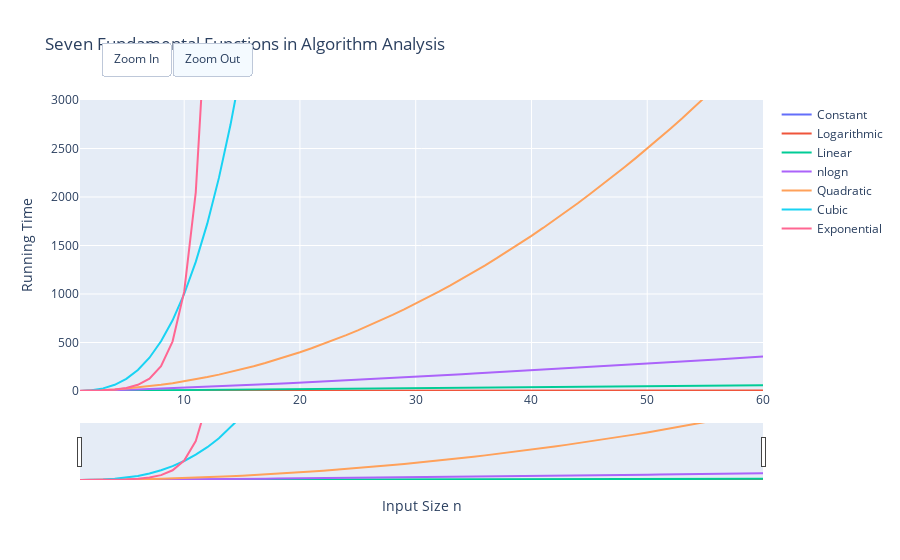

This figure's notebook cell:
### Markdown cell above
## Comparing Growth Rates

These are the seven fundemental functions used in algorithm analysis.

|Constant|Logarithm|Linear|nlogn   |Quadratic|Cubic|Exponential|
|--------|---------|------|--------|---------|-----|-----------|
|$1$     |$logn$ |$n$   |$nlogn$   |$n^2$    |$n^3$|$a^n$      |

* Data structure operations ideally should run in times proportional to the *constant* or *logarithm* function.

* Algorithms should run in linear or *nlogn* time.

* Algorithms with *quadratic* and *cubic* run times are much less practical.

* Algorithms with *exponential* run times are mostly infeasible for all but the smallest input sizes.

Note (1): $n$ is the number of elements

Note (2): $logn$ will always be assumed to have a base of $2$

Note (3): Assume $a > 1$

### Code cell
import plotly.graph_objects as go
import numpy as np

n = np.arange(1, 61, 1)
growth_dict = {
    'Constant': np.ones(n.shape),
    'Logarithmic': np.log2(n),
    'Linear': n,
    'nlogn': n*np.log2(n),
    'Quadratic': n**2,
    'Cubic': n**3,
    'Exponential': 2**n    # Here a = 2
}

labels = list(growth_dict.keys())
functions = list(growth_dict.values())

# Create figure
fig = go.Figure()
    
for i in range(len(labels)):
    fig.add_trace(go.Scatter(x=n, y=functions[i], name=labels[i], mode="lines"))
              
fig.update_layout(
    title_text="Seven Fundamental Functions in Algorithm Analysis",
    xaxis=dict(title="Input Size n", rangeslider=dict(visible=True), range=[1, 61]),
    yaxis=dict(title="Running Time", range=[0, 30])
)

fig.update_layout(
    updatemenus=[
        dict(
            type="buttons",
            direction="right",
            active=0,
            x=0.25,
            y=1.2,
            buttons=list([
                dict(label="Zoom In",
                     method="update",
                     args=[{"visible": True},
                           {"yaxis": dict(range=[0, 30], title="Running Time")}]),
                dict(label="Zoom Out", # Zoom out to see how bad exponential running time is 
                     method="update",
                     args=[{"visible": True},
                           {"yaxis": dict(range=[0, 3000], title="Running Time")}])
            ]),
        )
    ]
)

fig.show()

### Figure 1 — Plotly figure (JSON) as saved in the notebook; plotly's stock layout.template omitted (floating-point values rounded to 4 significant figures)
{"data": [{"mode": "lines", "name": "Constant", "type": "scatter", "visible": true, "x": [1, 2, 3, 4, 5, 6, 7, 8, 9, 10, 11, 12, 13, 14, 15, 16, 17, 18, 19, 20, 21, 22, 23, 24, 25, 26, 27, 28, 29, 30, 31, 32, 33, 34, 35, 36, 37, 38, 39, 40, 41, 42, 43, 44, 45, 46, 47, 48, 49, 50, 51, 52, 53, 54, 55, 56, 57, 58, 59, 60], "y": [1, 1, 1, 1, 1, 1, 1, 1, 1, 1, 1, 1, 1, 1, 1, 1, 1, 1, 1, 1, 1, 1, 1, 1, 1, 1, 1, 1, 1, 1, 1, 1, 1, 1, 1, 1, 1, 1, 1, 1, 1, 1, 1, 1, 1, 1, 1, 1, 1, 1, 1, 1, 1, 1, 1, 1, 1, 1, 1, 1]}, {"mode": "lines", "name": "Logarithmic", "type": "scatter", "visible": true, "x": [1, 2, 3, 4, 5, 6, 7, 8, 9, 10, 11, 12, 13, 14, 15, 16, 17, 18, 19, 20, 21, 22, 23, 24, 25, 26, 27, 28, 29, 30, 31, 32, 33, 34, 35, 36, 37, 38, 39, 40, 41, 42, 43, 44, 45, 46, 47, 48, 49, 50, 51, 52, 53, 54, 55, 56, 57, 58, 59, 60], "y": [0, 1, 1.585, 2, 2.322, 2.585, 2.807, 3, 3.17, 3.322, 3.459, 3.585, 3.7, 3.807, 3.907, 4, 4.087, 4.17, 4.248, 4.322, 4.392, 4.459, 4.524, 4.585, 4.644, 4.7, 4.755, 4.807, 4.858, 4.907, 4.954, 5, 5.044, 5.087, 5.129, 5.17, 5.209, 5.248, 5.285, 5.322, 5.358, 5.392, 5.426, 5.459, 5.492, 5.524, 5.555, 5.585, 5.615, 5.644, 5.672, 5.7, 5.728, 5.755, 5.781, 5.807, 5.833, 5.858, 5.883, 5.907]}, {"mode": "lines", "name": "Linear", "type": "scatter", "visible": true, "x": [1, 2, 3, 4, 5, 6, 7, 8, 9, 10, 11, 12, 13, 14, 15, 16, 17, 18, 19, 20, 21, 22, 23, 24, 25, 26, 27, 28, 29, 30, 31, 32, 33, 34, 35, 36, 37, 38, 39, 40, 41, 42, 43, 44, 45, 46, 47, 48, 49, 50, 51, 52, 53, 54, 55, 56, 57, 58, 59, 60], "y": [1, 2, 3, 4, 5, 6, 7, 8, 9, 10, 11, 12, 13, 14, 15, 16, 17, 18, 19, 20, 21, 22, 23, 24, 25, 26, 27, 28, 29, 30, 31, 32, 33, 34, 35, 36, 37, 38, 39, 40, 41, 42, 43, 44, 45, 46, 47, 48, 49, 50, 51, 52, 53, 54, 55, 56, 57, 58, 59, 60]}, {"mode": "lines", "name": "nlogn", "type": "scatter", "visible": true, "x": [1, 2, 3, 4, 5, 6, 7, 8, 9, 10, 11, 12, 13, 14, 15, 16, 17, 18, 19, 20, 21, 22, 23, 24, 25, 26, 27, 28, 29, 30, 31, 32, 33, 34, 35, 36, 37, 38, 39, 40, 41, 42, 43, 44, 45, 46, 47, 48, 49, 50, 51, 52, 53, 54, 55, 56, 57, 58, 59, 60], "y": [0, 2, 4.755, 8, 11.61, 15.51, 19.65, 24, 28.53, 33.22, 38.05, 43.02, 48.11, 53.3, 58.6, 64, 69.49, 75.06, 80.71, 86.44, 92.24, 98.11, 104.0, 110.0, 116.1, 122.2, 128.4, 134.6, 140.9, 147.2, 153.6, 160, 166.5, 173.0, 179.5, 186.1, 192.7, 199.4, 206.1, 212.9, 219.7, 226.5, 233.3, 240.2, 247.1, 254.1, 261.1, 268.1, 275.1, 282.2, 289.3, 296.4, 303.6, 310.8, 318.0, 325.2, 332.5, 339.8, 347.1, 354.4]}, {"mode": "lines", "name": "Quadratic", "type": "scatter", "visible": true, "x": [1, 2, 3, 4, 5, 6, 7, 8, 9, 10, 11, 12, 13, 14, 15, 16, 17, 18, 19, 20, 21, 22, 23, 24, 25, 26, 27, 28, 29, 30, 31, 32, 33, 34, 35, 36, 37, 38, 39, 40, 41, 42, 43, 44, 45, 46, 47, 48, 49, 50, 51, 52, 53, 54, 55, 56, 57, 58, 59, 60], "y": [1, 4, 9, 16, 25, 36, 49, 64, 81, 100, 121, 144, 169, 196, 225, 256, 289, 324, 361, 400, 441, 484, 529, 576, 625, 676, 729, 784, 841, 900, 961, 1024, 1089, 1156, 1225, 1296, 1369, 1444, 1521, 1600, 1681, 1764, 1849, 1936, 2025, 2116, 2209, 2304, 2401, 2500, 2601, 2704, 2809, 2916, 3025, 3136, 3249, 3364, 3481, 3600]}, {"mode": "lines", "name": "Cubic", "type": "scatter", "visible": true, "x": [1, 2, 3, 4, 5, 6, 7, 8, 9, 10, 11, 12, 13, 14, 15, 16, 17, 18, 19, 20, 21, 22, 23, 24, 25, 26, 27, 28, 29, 30, 31, 32, 33, 34, 35, 36, 37, 38, 39, 40, 41, 42, 43, 44, 45, 46, 47, 48, 49, 50, 51, 52, 53, 54, 55, 56, 57, 58, 59, 60], "y": [1, 8, 27, 64, 125, 216, 343, 512, 729, 1000, 1331, 1728, 2197, 2744, 3375, 4096, 4913, 5832, 6859, 8000, 9261, 10648, 12167, 13824, 15625, 17576, 19683, 21952, 24389, 27000, 29791, 32768, 35937, 39304, 42875, 46656, 50653, 54872, 59319, 64000, 68921, 74088, 79507, 85184, 91125, 97336, 103823, 110592, 117649, 125000, 132651, 140608, 148877, 157464, 166375, 175616, 185193, 195112, 205379, 216000]}, {"mode": "lines", "name": "Exponential", "type": "scatter", "visible": true, "x": [1, 2, 3, 4, 5, 6, 7, 8, 9, 10, 11, 12, 13, 14, 15, 16, 17, 18, 19, 20, 21, 22, 23, 24, 25, 26, 27, 28, 29, 30, 31, 32, 33, 34, 35, 36, 37, 38, 39, 40, 41, 42, 43, 44, 45, 46, 47, 48, 49, 50, 51, 52, 53, 54, 55, 56, 57, 58, 59, 60], "y": [2, 4, 8, 16, 32, 64, 128, 256, 512, 1024, 2048, 4096, 8192, 16384, 32768, 65536, 131072, 262144, 524288, 1048576, 2097152, 4194304, 8388608, 16777216, 33554432, 67108864, 134217728, 268435456, 536870912, 1073741824, 2147483648, 4294967296, 8589934592, 17179869184, 34359738368, 68719476736, 137438953472, 274877906944, 549755813888, 1099511627776, 2199023255552, 4398046511104, 8796093022208, 17592186044416, 35184372088832, 70368744177664, 140737488355328, 281474976710656, 562949953421312, 1125899906842624, 2251799813685248, 4503599627370496, 9007199254740992, 18014398509481984, 36028797018963970, 72057594037927940, 144115188075855870, 288230376151711740, 576460752303423500, 1152921504606847000]}], "layout": {"autosize": true, "title": {"text": "Seven Fundamental Functions in Algorithm Analysis"}, "updatemenus": [{"active": 1, "buttons": [{"args": [{"visible": true}, {"yaxis": {"range": [0, 30], "title": {"text": "Running Time"}, "type": "linear"}}], "label": "Zoom In", "method": "update"}, {"args": [{"visible": true}, {"yaxis": {"range": [0, 3000], "title": {"text": "Running Time"}, "type": "linear"}}], "label": "Zoom Out", "method": "update"}], "direction": "right", "type": "buttons", "x": 0.25, "y": 1.2}], "xaxis": {"autorange": false, "range": [1, 60], "rangeslider": {"autorange": true, "range": [1, 60], "visible": true, "yaxis": {"_template": null, "rangemode": "match"}}, "title": {"text": "Input Size n"}, "type": "linear"}, "yaxis": {"range": [0, 3000], "title": {"text": "Running Time"}, "type": "linear"}}}
